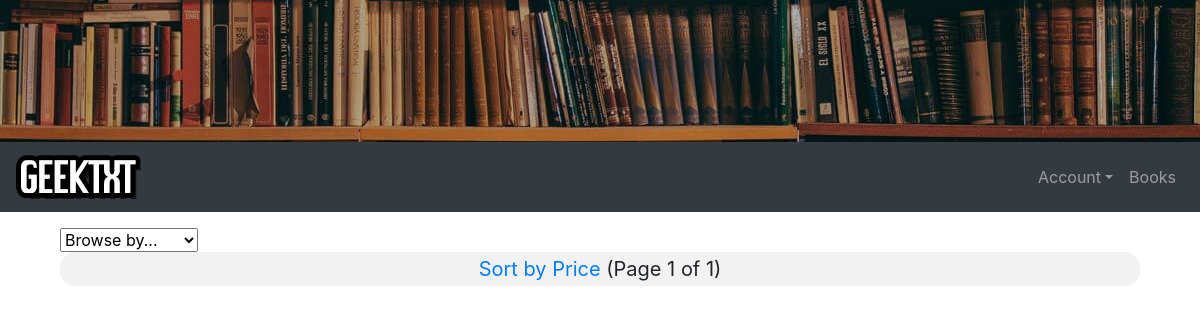
The page /Sciencefictionabc on the database as committed earlier.
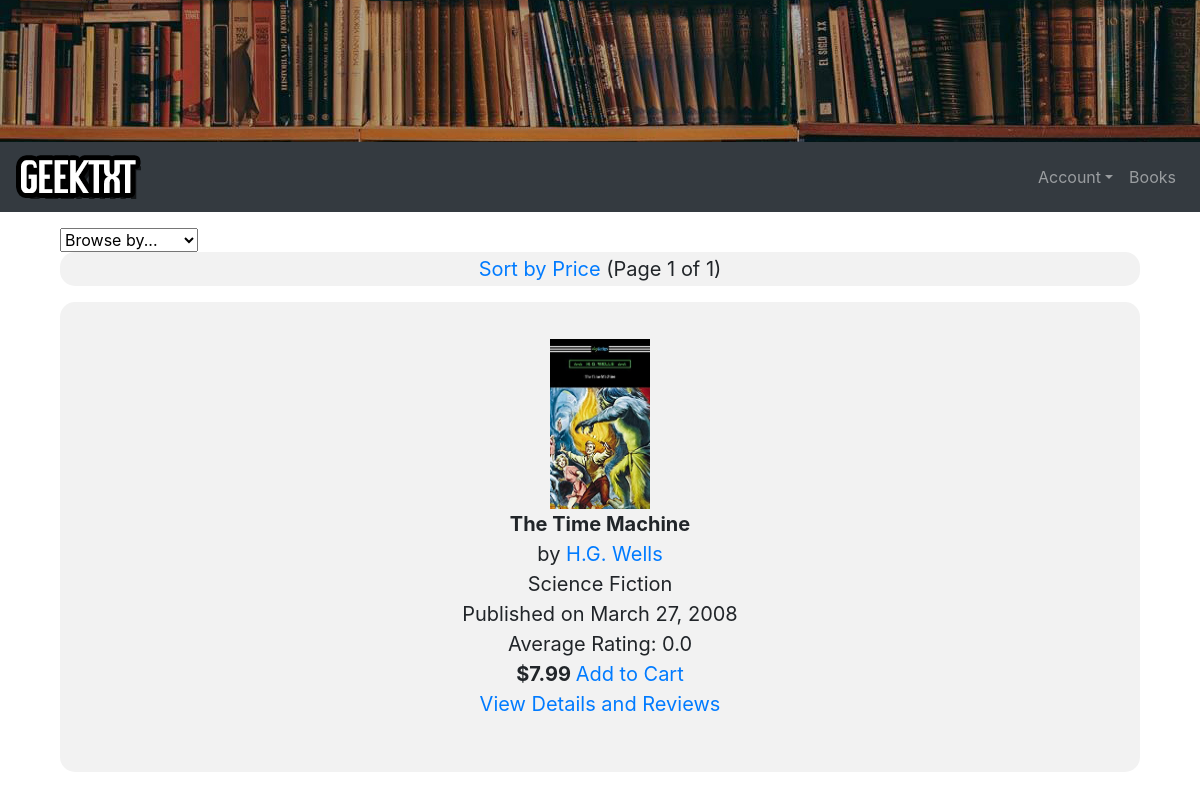
The same page on the database as committed later.
### bookstore/models.py (models this page shows, shortened)
class Book(models.Model):
	title = models.CharField(max_length=100)
	author = models.ForeignKey(Author, on_delete=models.CASCADE)
	datePublished = models.DateField()
	bookDescription = models.TextField(null=True)
	genre = models.ForeignKey(Genre, on_delete=models.SET('Default'))
	publisher = models.ForeignKey(Publisher, on_delete=models.SET('Default'))
	price = models.DecimalField(max_digits=5, decimal_places=2)
	photo = models.ImageField(upload_to="gallery")
	aveRating = models.DecimalField(max_digits=3, decimal_places=1, default=0)
	class Meta:
		ordering = ['price']

class Author(models.Model):
	name = models.CharField(max_length=50)
	biography = models.CharField(max_length=500)
	def __str__(self):
		return self.name

class Genre(models.Model):
	genre = models.CharField(max_length=50)
	def __str__(self):
		return self.genre

### bookstore/views.py (the view)
# urls.py: path('Sciencefictionabc', views.Sciencefictionabc, name='Sciencefictionabc'),
def Sciencefictionabc(request):
    book_list = Book.objects.all().filter(genre_id=2)
    paginator = Paginator(book_list, 10)
    page = request.GET.get('page')
    try:
        books = paginator.page(page)
    except PageNotAnInteger:
        books = paginator.page(1)
    except EmptyPage:
        books = paginator.page(paginator.num_pages)
    return render(request,'bookstore/books-sciencefictionabc.html', {'books': books})

### bookstore/templates/bookstore/books-sciencefictionabc.html (shortened to what this page needs)
{% extends 'base.html'%}
{% block content %}
{% load staticfiles %}
<head>
</head>
<body>
<div class="container-fluid">
<select name="forma" onchange="location = this.value;">
 <option value="{% url 'bookstore-books' %}">Browse by...</option>
</select>
<center>
<div class="span2">
<blockquote class="blockquote" style="background-color:#f2f2f2;border-radius: 15px;padding:2px;">
    <a href="{% url 'Sciencefiction' %}" class="button">Sort by Price</a>
    <span class="step-links">
        <span class="current">
            (Page {{ books.number }} of {{ books.paginator.num_pages }})
        </span>
    </span>
	</blockquote>
</div>
<div class="span10">
{% for book in books%}
    <center>
        <blockquote class="blockquote" style="background-color:#f2f2f2;border-radius: 15px;padding:2px;">
                <p class="ex1">
                    <img id="img_{{ forloop.counter }}" src="{{ book.photo.url }}" width=100 height=170>
                    <br>
                    <span class="font-weight-bold">
                        {{ book.title }}
                    </span>
                    <br>
                    by <a href="{% url 'authors' book.author.id %}"> {{ book.author }}</a>
                    <br> {{ book.genre }}
                    <br>
                    Published on {{ book.datePublished }}
                    <br>
                    Average Rating: {{ book.aveRating }}
                    <br>
                    <span class="font-weight-bold">
                        ${{ book.price }}
                    </span>
                    <a href="{% url 'addtocart' book.id %}?from={{request.path|urlencode}}">Add to Cart</a>
                    <br>
                    <a href="{% url 'reviews' book.id book.title %}">View Details and Reviews</a>
                    <br>
                </p>
        </blockquote>
    </center>
{% endfor %}
{% endblock content %}

Rows that differ between the two databases and show on the page:
added Book: photo (picture), title "The Time Machine", author "H.G. Wells", genre "Science Fiction", datePublished "March 27, 2008", aveRating "0.0", price "7.99"
